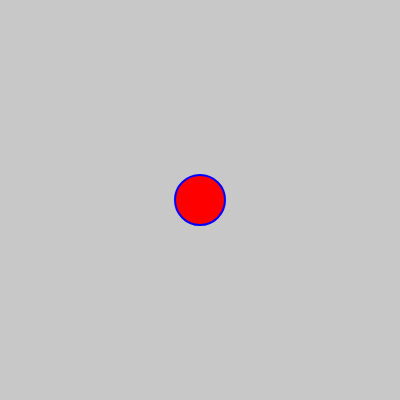
Frame 1 (no input)
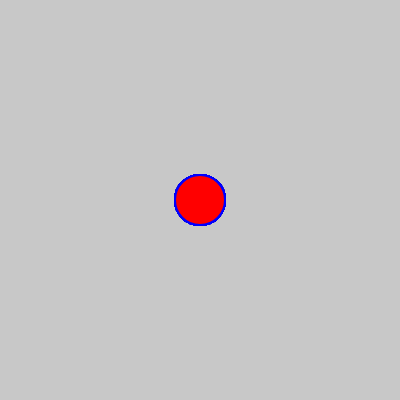
Frame 60 (no input)
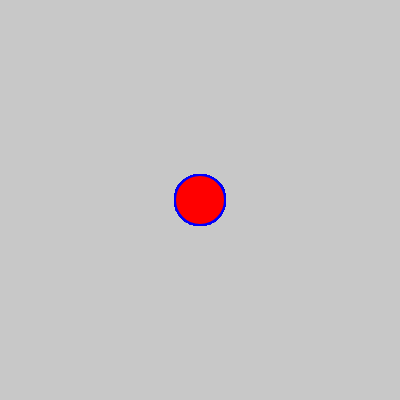
Frame 120 (the mouse pressed at the canvas centre since frame 60)

The p5.js sketch that drew these frames (run headless with seeded random() and noise() and a simulated clock; from frame 60 on, the mouse is pressed at the canvas centre):

// p5.js sketch
// ── sketch.js
/*
Drawing a simple circle in the middle.
Here we will use stroke and fill background
*/

/*
In this example, you no longer see some comments. In fact, the comments only serve as a reminder of why we write certain portions of code. 
Comments are always placed within the slash and asterisk. 
*/

let variable_name = false;

function setup() {
  createCanvas(400, 400);
  background(200,200,200)
}

function draw() {
  
  //colors and stroke of shape
  fill(255,0,0);
  stroke(0,0,255);
  strokeWeight(2);
  
  /* Remove stroke */
  //noStroke();
  
  /* Remove fill */  
  //noFill()
  
  //ellipseMode(LEFT);
  ellipse(width/2, height/2, 50, 50)
}
